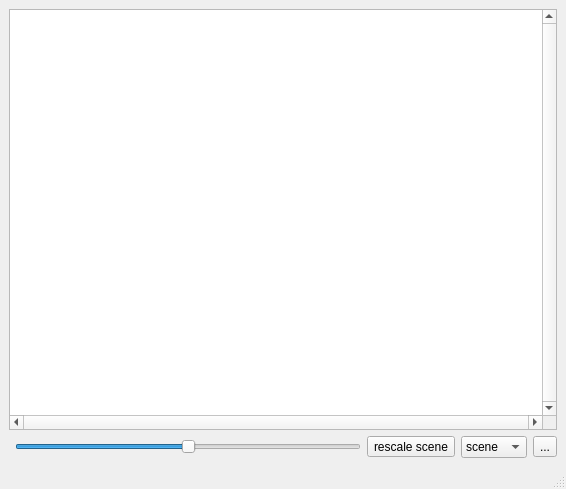
<?xml version="1.0" encoding="UTF-8"?>
<ui version="4.0">
 <author>David Bitseff</author>
 <class>MainWindow</class>
 <widget class="QMainWindow" name="MainWindow">
  <property name="geometry">
   <rect>
    <x>0</x>
    <y>0</y>
    <width>566</width>
    <height>489</height>
   </rect>
  </property>
  <property name="windowTitle">
   <string>Qosmic</string>
  </property>
  <property name="documentMode">
   <bool>true</bool>
  </property>
  <property name="dockOptions">
   <set>QMainWindow::AllowNestedDocks|QMainWindow::AllowTabbedDocks|QMainWindow::AnimatedDocks|QMainWindow::VerticalTabs</set>
  </property>
  <widget class="QWidget" name="centralwidget">
   <layout class="QVBoxLayout" name="verticalLayout">
    <item>
     <widget class="QGraphicsView" name="m_xfeditview">
      <property name="frameShape">
       <enum>QFrame::StyledPanel</enum>
      </property>
      <property name="verticalScrollBarPolicy">
       <enum>Qt::ScrollBarAlwaysOn</enum>
      </property>
      <property name="horizontalScrollBarPolicy">
       <enum>Qt::ScrollBarAlwaysOn</enum>
      </property>
      <property name="alignment">
       <set>Qt::AlignCenter</set>
      </property>
      <property name="renderHints">
       <set>QPainter::SmoothPixmapTransform|QPainter::TextAntialiasing</set>
      </property>
      <property name="transformationAnchor">
       <enum>QGraphicsView::AnchorViewCenter</enum>
      </property>
      <property name="resizeAnchor">
       <enum>QGraphicsView::AnchorViewCenter</enum>
      </property>
      <property name="optimizationFlags">
       <set>QGraphicsView::DontSavePainterState</set>
      </property>
     </widget>
    </item>
    <item>
     <widget class="QFrame" name="sceneSliderFrame">
      <property name="frameShape">
       <enum>QFrame::NoFrame</enum>
      </property>
      <property name="frameShadow">
       <enum>QFrame::Plain</enum>
      </property>
      <property name="lineWidth">
       <number>0</number>
      </property>
      <layout class="QHBoxLayout" name="horizontalLayout" stretch="0,0,0,0,0">
       <property name="margin">
        <number>0</number>
       </property>
       <item>
        <widget class="EditModeSelectorWidget" name="modeSelectWidget" native="true"/>
       </item>
       <item>
        <widget class="SnapSlider" name="sceneScaleSlider">
         <property name="sizePolicy">
          <sizepolicy hsizetype="Expanding" vsizetype="Minimum">
           <horstretch>0</horstretch>
           <verstretch>0</verstretch>
          </sizepolicy>
         </property>
         <property name="minimum">
          <number>-1000</number>
         </property>
         <property name="maximum">
          <number>1000</number>
         </property>
         <property name="orientation">
          <enum>Qt::Horizontal</enum>
         </property>
        </widget>
       </item>
       <item>
        <widget class="QToolButton" name="autoScaleButton">
         <property name="toolTip">
          <string>Rescale the scene</string>
         </property>
         <property name="text">
          <string>rescale scene</string>
         </property>
         <property name="icon">
          <iconset resource="../qosmic.qrc">
           <normaloff>:/icons/silk/shape_group.xpm</normaloff>:/icons/silk/shape_group.xpm</iconset>
         </property>
        </widget>
       </item>
       <item>
        <widget class="QComboBox" name="sceneCenterSelector">
         <item>
          <property name="text">
           <string>scene</string>
          </property>
         </item>
         <item>
          <property name="text">
           <string>origin</string>
          </property>
         </item>
         <item>
          <property name="text">
           <string>mark</string>
          </property>
         </item>
         <item>
          <property name="text">
           <string>circum</string>
          </property>
         </item>
         <item>
          <property name="text">
           <string>box</string>
          </property>
         </item>
         <item>
          <property name="text">
           <string>O</string>
          </property>
         </item>
         <item>
          <property name="text">
           <string>X</string>
          </property>
         </item>
         <item>
          <property name="text">
           <string>Y</string>
          </property>
         </item>
        </widget>
       </item>
       <item>
        <widget class="QToolButton" name="sceneConfigButton">
         <property name="text">
          <string>...</string>
         </property>
         <property name="icon">
          <iconset resource="../qosmic.qrc">
           <normaloff>:/icons/silk/bullet_wrench.xpm</normaloff>:/icons/silk/bullet_wrench.xpm</iconset>
         </property>
        </widget>
       </item>
      </layout>
     </widget>
    </item>
   </layout>
  </widget>
  <widget class="QMenuBar" name="menubar">
   <property name="geometry">
    <rect>
     <x>0</x>
     <y>0</y>
     <width>566</width>
     <height>17</height>
    </rect>
   </property>
  </widget>
  <widget class="QStatusBar" name="m_statusbar"/>
  <action name="addTriangleAction">
   <property name="icon">
    <iconset resource="../qosmic.qrc">
     <normaloff>:/icons/silk/shape_square_add.xpm</normaloff>:/icons/silk/shape_square_add.xpm</iconset>
   </property>
   <property name="text">
    <string>Add Triangle</string>
   </property>
  </action>
  <action name="moveModeAction">
   <property name="icon">
    <iconset resource="../qosmic.qrc">
     <normaloff>:/icons/silk/arrow_updown.xpm</normaloff>:/icons/silk/arrow_updown.xpm</iconset>
   </property>
   <property name="text">
    <string>Move Triangles</string>
   </property>
  </action>
  <action name="rotateModeAction">
   <property name="icon">
    <iconset resource="../qosmic.qrc">
     <normaloff>:/icons/silk/arrow_rotate_clockwise.xpm</normaloff>:/icons/silk/arrow_rotate_clockwise.xpm</iconset>
   </property>
   <property name="text">
    <string>Rotate Triangles</string>
   </property>
  </action>
  <action name="scaleModeAction">
   <property name="icon">
    <iconset resource="../qosmic.qrc">
     <normaloff>:/icons/silk/arrow_inout.xpm</normaloff>:/icons/silk/arrow_inout.xpm</iconset>
   </property>
   <property name="text">
    <string>Scale Triangles</string>
   </property>
   <property name="toolTip">
    <string>Scale Triangles</string>
   </property>
  </action>
  <action name="flipModeAction">
   <property name="icon">
    <iconset resource="../qosmic.qrc">
     <normaloff>:/icons/silk/shape_flip_horizontal.xpm</normaloff>:/icons/silk/shape_flip_horizontal.xpm</iconset>
   </property>
   <property name="text">
    <string>Flip Triangles</string>
   </property>
   <property name="toolTip">
    <string>Flip Triangles</string>
   </property>
  </action>
 </widget>
 <customwidgets>
  <customwidget>
   <class>SnapSlider</class>
   <extends>QSlider</extends>
   <header>snapslider.h</header>
  </customwidget>
  <customwidget>
   <class>EditModeSelectorWidget</class>
   <extends>QWidget</extends>
   <header>editmodeselectorwidget.h</header>
   <container>1</container>
  </customwidget>
 </customwidgets>
 <resources>
  <include location="../qosmic.qrc"/>
 </resources>
 <connections/>
 <designerdata>
  <property name="gridDeltaX">
   <number>10</number>
  </property>
  <property name="gridDeltaY">
   <number>10</number>
  </property>
  <property name="gridSnapX">
   <bool>true</bool>
  </property>
  <property name="gridSnapY">
   <bool>true</bool>
  </property>
  <property name="gridVisible">
   <bool>true</bool>
  </property>
 </designerdata>
</ui>
